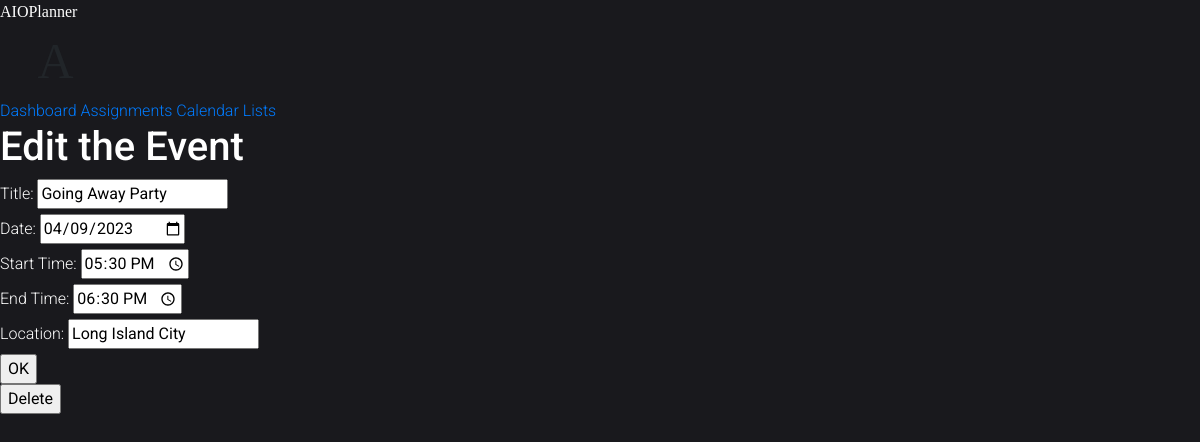
The app's page /editEvent/5 with its own data.
### src/Models/models.py (models this page shows, shortened)
class Event(db.Model):
    id = db.Column(db.Integer, primary_key = True)
    title = db.Column(db.String(200), nullable = False)
    completed = db.Column(db.Integer, default = 0)
    date_created = db.Column(db.DateTime, default = datetime.utcnow)
    dateTime_of_event = db.Column(db.DateTime, default = datetime.utcnow)
    location_of_event = db.Column(db.String(200), nullable = False)
    endTime_of_event = db.Column(db.String(200), nullable = False)

### src/Services/calendar.py (the view)
@calendar_monthly_page.route("/editEvent/<int:id>", methods = ["GET","POST"])
def editEvent(id):
    task_to_update = Event.query.get_or_404(id)
    if request.method == "POST":
        task_to_update.title = request.form['eventTitle']
        date = request.form.get("eventDate")
        time = request.form.get("eventTime")[:5]
        dt = datetime.strptime(date + " " + time,"%Y-%m-%d %H:%M")
        task_to_update.dateTime_of_event = dt
        task_to_update.location_of_event = request.form['eventLocation']
        try:
            db.session.commit()
            return redirect("/calendar")
        except:
            return "There was an issue updating your event"
    else:
        task_to_update = Event.query.get_or_404(id)
        return render_template("Calendar/editEvent.html",task_to_update = task_to_update)

### templates/Calendar/editEvent.html
{% extends "base.html" %}
{% block head %}
<link rel = "stylesheet" href = "../../static/css/main.css">
{% endblock %}
{% block body %}
<div class = edit_content>
    <h1 class = "createButtons">Edit the Event</h1>
    <form action = "/editEvent/{{task_to_update.id}}" method =  "POST">
        {%if task_to_update.title %}
        <label class = "createButtons" for="eventTitle"> Title: </label>
        <input type="text"  name="eventTitle" id = "eventTitle" value = "{{task_to_update.title}}">
        <br>
        {%endif%}
        {%if task_to_update.dateTime_of_event.date() %}
        <label class = "createButtons" for="eventDate"> Date: </label>
        <input type="date"  name="eventDate" id = "eventDate" value = "{{task_to_update.dateTime_of_event.date()}}">
        <br>
        {%endif%}
        {%if task_to_update.dateTime_of_event.time()%}
        <label class = "createButtons" for="eventTime"> Start Time: </label>
        <input type="time"  name="eventTime" id = "eventTime" value = "{{task_to_update.dateTime_of_event.time()}}">
        <br>
        {%endif%}
        {%if task_to_update.endTime_of_event%}
        <label class = "createButtons" for="eventTime"> End Time: </label>
        <input type="time"  name="eventTime" id = "eventTime" value = "{{task_to_update.endTime_of_event}}">
        <br>
        {%endif%}
        {%if task_to_update.location_of_event%}
        <label class = "createButtons" for="eventLocation"> Location: </label>
        <input type="text"  name="eventLocation" id = "eventLocation" value = "{{task_to_update.location_of_event }}">
        <br>
        {%endif%}
        <input type = "submit" value = "OK">
    </form>
    <form action = "/deleteEvent/{{task_to_update.id}}" method = "POST">
        <input type = "submit" name = "delete" value = "Delete">
    </form>
</div>
{% endblock %}

### static/css/main.css (style rules this page uses)
body { animation: fadeInAnimation ease 1.3s; animation-iteration-count: 1; animation-fill-mode: forwards; }
.createButtons { color: #fff; }

### static/css-table-18/css/style.css (style rules this page uses)
body { font-family: "Roboto", -apple-system, BlinkMacSystemFont, "Segoe UI", Roboto, "Helvetica Neue", Arial, "Noto Sans", sans-serif, "Apple Color Emoji", "Segoe UI Emoji", "Segoe UI Symbol", "Noto Color Emoji"; background-color: #19191d; font-weight: 300; }
h1, h2, h3, h4, h5, h6, .h1, .h2, .h3, .h4, .h5, .h6 { font-family: "Roboto", -apple-system, BlinkMacSystemFont, "Segoe UI", Roboto, "Helvetica Neue", Arial, "Noto Sans", sans-serif, "Apple Color Emoji", "Segoe UI Emoji", "Segoe UI Symbol", "Noto Color Emoji"; }

### records on screen
Event: eventTitle "Going Away Party", eventDate "04/09/2023", eventTime "17:30:00", eventTime "18:30", eventLocation "Long Island City"
